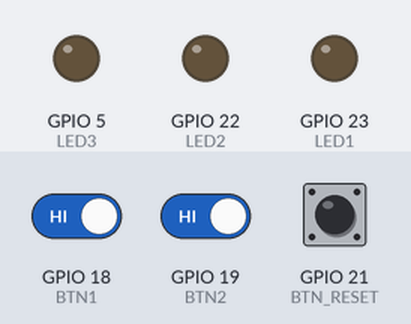
The sketch below on a simulated ESP32. Shown: output pins drawn as LEDs (lit = HIGH). Inputs (shaded band) come from the test bench; at power-on: GPIO 18 (BTN1) HIGH, GPIO 19 (BTN2) HIGH, GPIO 21 (BTN_RESET) HIGH.

Above: at 1.2 s.
1.3 s: GPIO 18 (BTN1) driven LOW and GPIO 19 (BTN2) driven LOW
At 2.0 s:
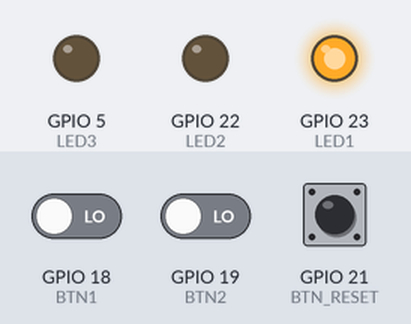
2.8 s: GPIO 21 (BTN_RESET) pulled LOW for 0.15 s
At 3.1 s:
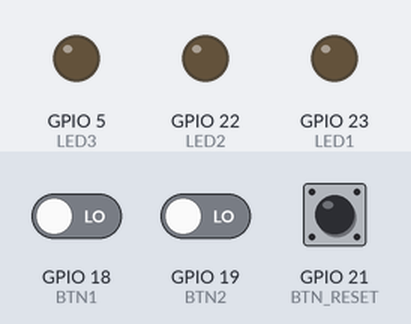
Timing chart, 0 to 5.8 s (numbered marks = the images above; inputs shaded):
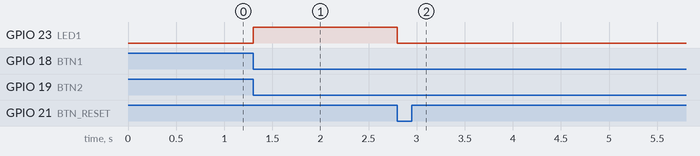

Measured:
- after the input at 1.3 s, GPIO 23 (LED1): LOW → HIGH at once
- after the input at 2.8 s, GPIO 5 (LED3): stays LOW (without the input it goes to HIGH after 6.2 s); GPIO 22 (LED2): stays LOW (without the input it goes to HIGH after 3.2 s); GPIO 23 (LED1): HIGH → LOW after 0.00 s instead of 3.2 s

The sketch:

Celula_Robotica.ino
```cpp
#define BTN1 18
#define BTN2 19
#define BTN_RESET 21

#define LED1 23
#define LED2 22
#define LED3 5

enum Estado {
  IDLE,
  AUTH,
  CLASS,
  PROCESS,
  INSPECT,
  READY
};

volatile Estado estado = IDLE;

volatile bool f_btn1 = false;
volatile bool f_btn2 = false;
volatile bool f_reset = false;

hw_timer_t *timer = NULL;
volatile int tiempo = 0;

volatile unsigned long last1 = 0;
volatile unsigned long last2 = 0;
volatile unsigned long lastR = 0;

void IRAM_ATTR isr_btn1() {
  if (millis() - last1 > 200) {
    f_btn1 = true;
    last1 = millis();
  }
}

void IRAM_ATTR isr_btn2() {
  if (millis() - last2 > 200) {
    f_btn2 = true;
    last2 = millis();
  }
}

void IRAM_ATTR isr_reset() {
  if (millis() - lastR > 200) {
    f_reset = true;
    lastR = millis();
  }
}

void IRAM_ATTR onTimer() {
  tiempo++;
}

void setup() {

  pinMode(LED1, OUTPUT);
  pinMode(LED2, OUTPUT);
  pinMode(LED3, OUTPUT);

  pinMode(BTN1, INPUT_PULLUP);
  pinMode(BTN2, INPUT_PULLUP);
  pinMode(BTN_RESET, INPUT_PULLUP);

  attachInterrupt(BTN1, isr_btn1, FALLING);
  attachInterrupt(BTN2, isr_btn2, FALLING);
  attachInterrupt(BTN_RESET, isr_reset, FALLING);

  timer = timerBegin(1000000);
  timerAttachInterrupt(timer, &onTimer);
  timerAlarm(timer, 1000000, true, 0);
}

void loop() {

  if (f_btn1) {
    if (estado == IDLE) estado = AUTH;
    f_btn1 = false;
  }

  if (f_btn2) {
    if (estado == AUTH) estado = CLASS;
    f_btn2 = false;
  }

  if (f_reset) {
    estado = IDLE;
    tiempo = 0;

    digitalWrite(LED1, LOW);
    digitalWrite(LED2, LOW);
    digitalWrite(LED3, LOW);

    f_reset = false;
  }

  switch (estado) {

    case IDLE:
      break;

    case AUTH:
      break;

    case CLASS:
      tiempo = 0;
      estado = PROCESS;
      break;

    case PROCESS:
      digitalWrite(LED1, HIGH);

      if (tiempo >= 5) {
        digitalWrite(LED1, LOW);
        tiempo = 0;
        estado = INSPECT;
      }
      break;

    case INSPECT:
      digitalWrite(LED2, HIGH);

      if (tiempo >= 3) {
        digitalWrite(LED2, LOW);
        estado = READY;
      }
      break;

    case READY:
      digitalWrite(LED3, HIGH);
      break;
  }
}
```
